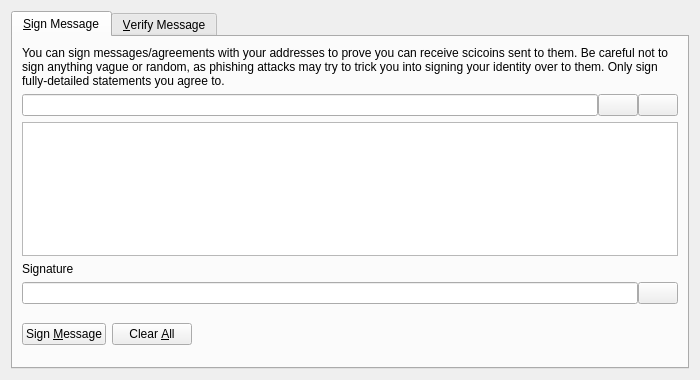
<?xml version="1.0" encoding="UTF-8"?>
<ui version="4.0">
 <class>SignVerifyMessageDialog</class>
 <widget class="QDialog" name="SignVerifyMessageDialog">
  <property name="geometry">
   <rect>
    <x>0</x>
    <y>0</y>
    <width>700</width>
    <height>380</height>
   </rect>
  </property>
  <property name="windowTitle">
   <string>Signatures - Sign / Verify a Message</string>
  </property>
  <property name="modal">
   <bool>true</bool>
  </property>
  <layout class="QVBoxLayout" name="verticalLayout">
   <item>
    <widget class="QTabWidget" name="tabWidget">
     <property name="currentIndex">
      <number>0</number>
     </property>
     <widget class="QWidget" name="tabSignMessage">
      <attribute name="title">
       <string>&amp;Sign Message</string>
      </attribute>
      <layout class="QVBoxLayout" name="verticalLayout_SM">
       <item>
        <widget class="QLabel" name="infoLabel_SM">
         <property name="text">
          <string>You can sign messages/agreements with your addresses to prove you can receive scicoins sent to them. Be careful not to sign anything vague or random, as phishing attacks may try to trick you into signing your identity over to them. Only sign fully-detailed statements you agree to.</string>
         </property>
         <property name="textFormat">
          <enum>Qt::PlainText</enum>
         </property>
         <property name="wordWrap">
          <bool>true</bool>
         </property>
        </widget>
       </item>
       <item>
        <layout class="QHBoxLayout" name="horizontalLayout_1_SM">
         <property name="spacing">
          <number>0</number>
         </property>
         <item>
          <widget class="QValidatedLineEdit" name="addressIn_SM">
           <property name="toolTip">
            <string>The Scicoin address to sign the message with</string>
           </property>
          </widget>
         </item>
         <item>
          <widget class="QPushButton" name="addressBookButton_SM">
           <property name="toolTip">
            <string>Choose previously used address</string>
           </property>
           <property name="text">
            <string/>
           </property>
           <property name="icon">
            <iconset resource="../scicoin.qrc">
             <normaloff>:/icons/address-book</normaloff>:/icons/address-book</iconset>
           </property>
           <property name="shortcut">
            <string>Alt+A</string>
           </property>
           <property name="autoDefault">
            <bool>false</bool>
           </property>
          </widget>
         </item>
         <item>
          <widget class="QPushButton" name="pasteButton_SM">
           <property name="toolTip">
            <string>Paste address from clipboard</string>
           </property>
           <property name="text">
            <string/>
           </property>
           <property name="icon">
            <iconset resource="../scicoin.qrc">
             <normaloff>:/icons/editpaste</normaloff>:/icons/editpaste</iconset>
           </property>
           <property name="shortcut">
            <string>Alt+P</string>
           </property>
           <property name="autoDefault">
            <bool>false</bool>
           </property>
          </widget>
         </item>
        </layout>
       </item>
       <item>
        <widget class="QPlainTextEdit" name="messageIn_SM">
         <property name="toolTip">
          <string>Enter the message you want to sign here</string>
         </property>
        </widget>
       </item>
       <item>
        <widget class="QLabel" name="signatureLabel_SM">
         <property name="text">
          <string>Signature</string>
         </property>
         <property name="textFormat">
          <enum>Qt::PlainText</enum>
         </property>
        </widget>
       </item>
       <item>
        <layout class="QHBoxLayout" name="horizontalLayout_2_SM">
         <property name="spacing">
          <number>0</number>
         </property>
         <item>
          <widget class="QLineEdit" name="signatureOut_SM">
           <property name="font">
            <font>
             <italic>true</italic>
            </font>
           </property>
           <property name="readOnly">
            <bool>true</bool>
           </property>
          </widget>
         </item>
         <item>
          <widget class="QPushButton" name="copySignatureButton_SM">
           <property name="toolTip">
            <string>Copy the current signature to the system clipboard</string>
           </property>
           <property name="text">
            <string/>
           </property>
           <property name="icon">
            <iconset resource="../scicoin.qrc">
             <normaloff>:/icons/editcopy</normaloff>:/icons/editcopy</iconset>
           </property>
           <property name="autoDefault">
            <bool>false</bool>
           </property>
          </widget>
         </item>
        </layout>
       </item>
       <item>
        <layout class="QHBoxLayout" name="horizontalLayout_3_SM">
         <item>
          <widget class="QPushButton" name="signMessageButton_SM">
           <property name="toolTip">
            <string>Sign the message to prove you own this Scicoin address</string>
           </property>
           <property name="text">
            <string>Sign &amp;Message</string>
           </property>
           <property name="icon">
            <iconset resource="../scicoin.qrc">
             <normaloff>:/icons/edit</normaloff>:/icons/edit</iconset>
           </property>
           <property name="autoDefault">
            <bool>false</bool>
           </property>
          </widget>
         </item>
         <item>
          <widget class="QPushButton" name="clearButton_SM">
           <property name="toolTip">
            <string>Reset all sign message fields</string>
           </property>
           <property name="text">
            <string>Clear &amp;All</string>
           </property>
           <property name="icon">
            <iconset resource="../scicoin.qrc">
             <normaloff>:/icons/remove</normaloff>:/icons/remove</iconset>
           </property>
           <property name="autoDefault">
            <bool>false</bool>
           </property>
          </widget>
         </item>
         <item>
          <spacer name="horizontalSpacer_1_SM">
           <property name="orientation">
            <enum>Qt::Horizontal</enum>
           </property>
           <property name="sizeHint" stdset="0">
            <size>
             <width>40</width>
             <height>48</height>
            </size>
           </property>
          </spacer>
         </item>
         <item>
          <widget class="QLabel" name="statusLabel_SM">
           <property name="font">
            <font>
             <weight>75</weight>
             <bold>true</bold>
            </font>
           </property>
           <property name="text">
            <string/>
           </property>
           <property name="wordWrap">
            <bool>true</bool>
           </property>
          </widget>
         </item>
         <item>
          <spacer name="horizontalSpacer_2_SM">
           <property name="orientation">
            <enum>Qt::Horizontal</enum>
           </property>
           <property name="sizeHint" stdset="0">
            <size>
             <width>40</width>
             <height>48</height>
            </size>
           </property>
          </spacer>
         </item>
        </layout>
       </item>
      </layout>
     </widget>
     <widget class="QWidget" name="tabVerifyMessage">
      <attribute name="title">
       <string>&amp;Verify Message</string>
      </attribute>
      <layout class="QVBoxLayout" name="verticalLayout_VM">
       <item>
        <widget class="QLabel" name="infoLabel_VM">
         <property name="text">
          <string>Enter the receiver's address, message (ensure you copy line breaks, spaces, tabs, etc. exactly) and signature below to verify the message. Be careful not to read more into the signature than what is in the signed message itself, to avoid being tricked by a man-in-the-middle attack. Note that this only proves the signing party receives with the address, it cannot prove sendership of any transaction!</string>
         </property>
         <property name="textFormat">
          <enum>Qt::PlainText</enum>
         </property>
         <property name="alignment">
          <set>Qt::AlignLeading|Qt::AlignLeft|Qt::AlignTop</set>
         </property>
         <property name="wordWrap">
          <bool>true</bool>
         </property>
        </widget>
       </item>
       <item>
        <layout class="QHBoxLayout" name="horizontalLayout_1_VM">
         <property name="spacing">
          <number>0</number>
         </property>
         <item>
          <widget class="QValidatedLineEdit" name="addressIn_VM">
           <property name="toolTip">
            <string>The Scicoin address the message was signed with</string>
           </property>
          </widget>
         </item>
         <item>
          <widget class="QPushButton" name="addressBookButton_VM">
           <property name="toolTip">
            <string>Choose previously used address</string>
           </property>
           <property name="text">
            <string/>
           </property>
           <property name="icon">
            <iconset resource="../scicoin.qrc">
             <normaloff>:/icons/address-book</normaloff>:/icons/address-book</iconset>
           </property>
           <property name="shortcut">
            <string>Alt+A</string>
           </property>
           <property name="autoDefault">
            <bool>false</bool>
           </property>
          </widget>
         </item>
        </layout>
       </item>
       <item>
        <widget class="QPlainTextEdit" name="messageIn_VM"/>
       </item>
       <item>
        <widget class="QValidatedLineEdit" name="signatureIn_VM"/>
       </item>
       <item>
        <layout class="QHBoxLayout" name="horizontalLayout_2_VM">
         <item>
          <widget class="QPushButton" name="verifyMessageButton_VM">
           <property name="toolTip">
            <string>Verify the message to ensure it was signed with the specified Scicoin address</string>
           </property>
           <property name="text">
            <string>Verify &amp;Message</string>
           </property>
           <property name="icon">
            <iconset resource="../scicoin.qrc">
             <normaloff>:/icons/transaction_0</normaloff>:/icons/transaction_0</iconset>
           </property>
           <property name="autoDefault">
            <bool>false</bool>
           </property>
          </widget>
         </item>
         <item>
          <widget class="QPushButton" name="clearButton_VM">
           <property name="toolTip">
            <string>Reset all verify message fields</string>
           </property>
           <property name="text">
            <string>Clear &amp;All</string>
           </property>
           <property name="icon">
            <iconset resource="../scicoin.qrc">
             <normaloff>:/icons/remove</normaloff>:/icons/remove</iconset>
           </property>
           <property name="autoDefault">
            <bool>false</bool>
           </property>
          </widget>
         </item>
         <item>
          <spacer name="horizontalSpacer_1_VM">
           <property name="orientation">
            <enum>Qt::Horizontal</enum>
           </property>
           <property name="sizeHint" stdset="0">
            <size>
             <width>40</width>
             <height>48</height>
            </size>
           </property>
          </spacer>
         </item>
         <item>
          <widget class="QLabel" name="statusLabel_VM">
           <property name="font">
            <font>
             <weight>75</weight>
             <bold>true</bold>
            </font>
           </property>
           <property name="text">
            <string/>
           </property>
           <property name="wordWrap">
            <bool>true</bool>
           </property>
          </widget>
         </item>
         <item>
          <spacer name="horizontalSpacer_2_VM">
           <property name="orientation">
            <enum>Qt::Horizontal</enum>
           </property>
           <property name="sizeHint" stdset="0">
            <size>
             <width>40</width>
             <height>48</height>
            </size>
           </property>
          </spacer>
         </item>
        </layout>
       </item>
      </layout>
     </widget>
    </widget>
   </item>
  </layout>
 </widget>
 <customwidgets>
  <customwidget>
   <class>QValidatedLineEdit</class>
   <extends>QLineEdit</extends>
   <header>qvalidatedlineedit.h</header>
  </customwidget>
 </customwidgets>
 <resources>
  <include location="../scicoin.qrc"/>
 </resources>
 <connections/>
</ui>
